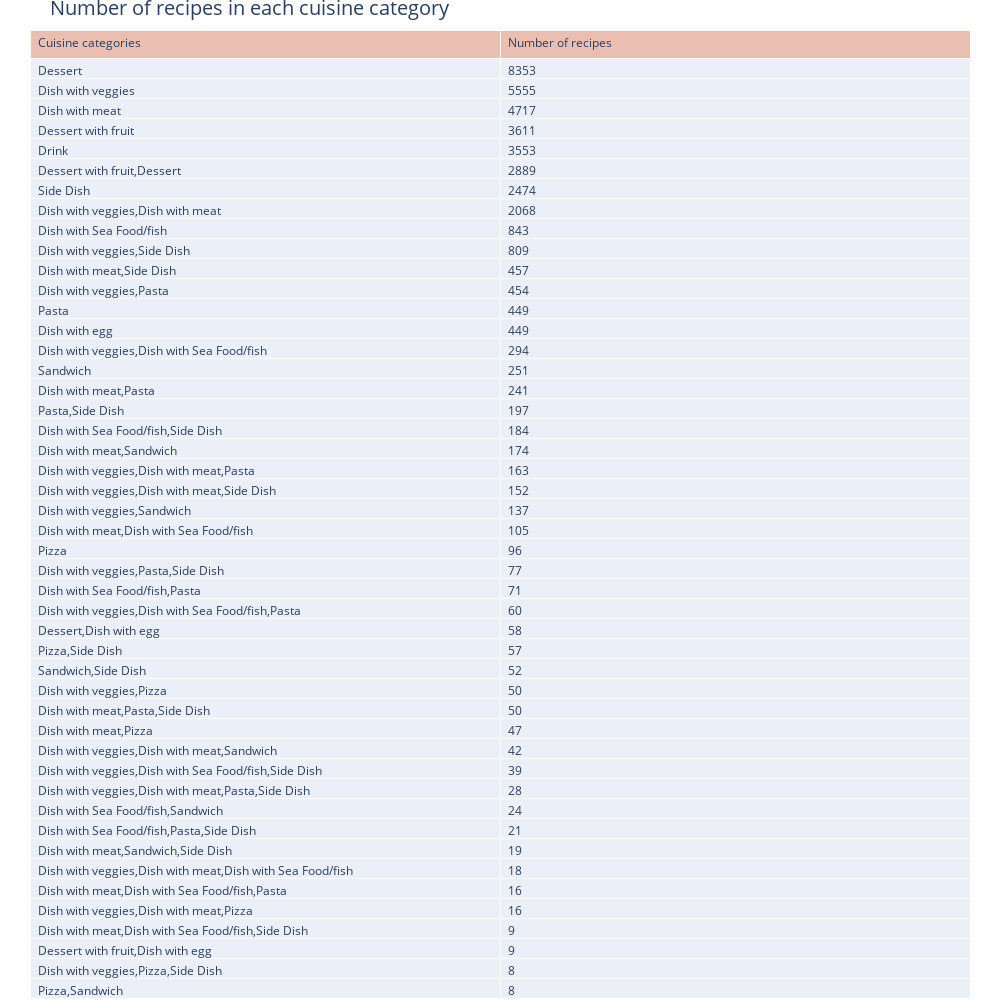

Notebook source saved alongside this figure:
### Code cell
trace = go.Table(
                header=dict(values=['Cuisine categories','Number of recipes'],
                fill = dict(color=['#EABEB0']), 
                align = ['left'] * 5),
                cells=dict(values=[Recipes_data.t_recipe.value_counts().index,Recipes_data.t_recipe.value_counts()],
                align = ['left'] * 5))

layout = go.Layout(title='Number of recipes in each cuisine category',
                   titlefont = dict(size = 20),
                   width=1000, height=1000, 
                   paper_bgcolor =  'rgba(0,0,0,0)',
                   plot_bgcolor = 'rgba(0,0,0,0)',
                   autosize = True,
                   margin=dict(l=30,r=30,b=1,t=30,pad=1),
                   )
data = [trace]
fig = dict(data=data, layout=layout)
iplot(fig)

### Figure 1 — Plotly figure (JSON) as saved in the notebook; plotly's stock layout.template omitted (floating-point values rounded to 4 significant figures; data arrays with more than 128 entries replaced by an {"elided": "..."} marker saying what was removed)
{"data": [{"cells": {"align": ["left", "left", "left", "left", "left"], "values": {"elided": "2 rows, 217 mixed values in total"}}, "header": {"align": ["left", "left", "left", "left", "left"], "fill": {"color": ["#EABEB0"]}, "values": ["Cuisine categories", "Number of recipes"]}, "type": "table"}], "layout": {"autosize": true, "height": 1000, "margin": {"b": 1, "l": 30, "pad": 1, "r": 30, "t": 30}, "paper_bgcolor": "rgba(0,0,0,0)", "plot_bgcolor": "rgba(0,0,0,0)", "title": {"font": {"size": 20}, "text": "Number of recipes in each cuisine category"}, "width": 1000}}
